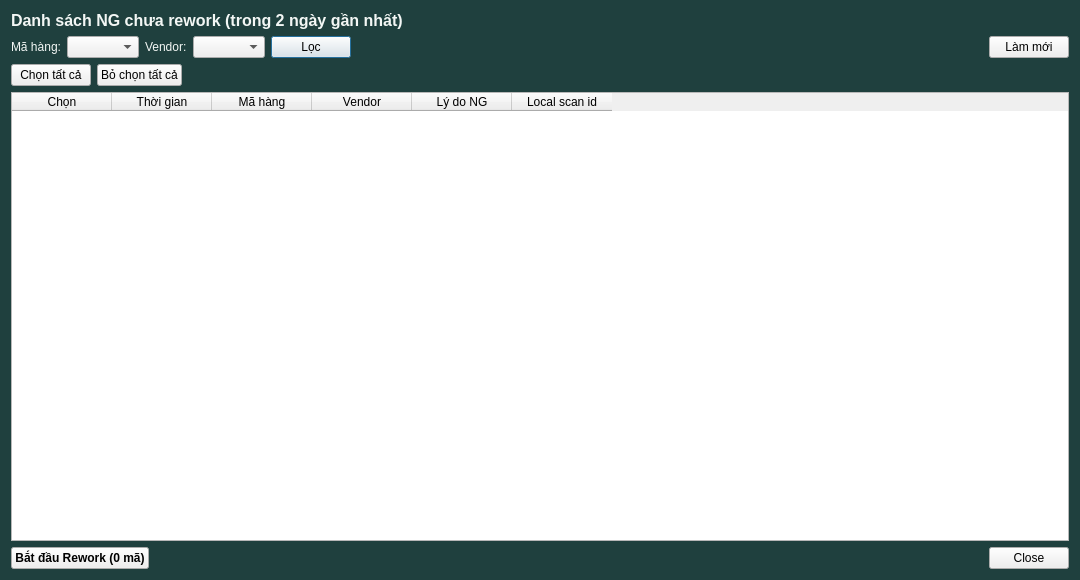
<?xml version="1.0" encoding="UTF-8"?>
<ui version="4.0">
 <class>RewokWindow</class>
 <widget class="QDialog" name="RewokWindow">
  <property name="geometry"><rect><x>0</x><y>0</y><width>1080</width><height>580</height></rect></property>
  <property name="windowTitle"><string>Rework sản phẩm NG</string></property>
  <property name="styleSheet">
   <string notr="true">/*
 Cùng convention với reconcile_window.ui/register_window.ui — kế thừa theme
 từ MainWindow qua cây cha-con, chỉ bổ sung phần MainWindow không có.
 */
QDialog {
    background-color: #1F403E;
}

QLabel {
    background-color: transparent;
    color: #F3F7F5;
}</string>
  </property>
  <layout class="QVBoxLayout" name="verticalLayoutRoot">
   <item>
    <widget class="QLabel" name="labelTitle">
     <property name="font"><font><pointsize>12</pointsize><bold>true</bold></font></property>
     <property name="text"><string>Danh sách NG chưa rework (trong 2 ngày gần nhất)</string></property>
    </widget>
   </item>
   <item>
    <layout class="QHBoxLayout" name="horizontalLayoutFilter">
     <item>
      <widget class="QLabel" name="labelFilterChassis">
       <property name="text"><string>Mã hàng:</string></property>
      </widget>
     </item>
     <item>
      <widget class="QComboBox" name="comboBoxFilterChassis">
       <property name="minimumHeight"><number>30</number></property>
       <property name="minimumWidth"><number>160</number></property>
      </widget>
     </item>
     <item>
      <widget class="QLabel" name="labelFilterVendor">
       <property name="text"><string>Vendor:</string></property>
      </widget>
     </item>
     <item>
      <widget class="QComboBox" name="comboBoxFilterVendor">
       <property name="minimumHeight"><number>30</number></property>
       <property name="minimumWidth"><number>140</number></property>
      </widget>
     </item>
     <item>
      <widget class="QPushButton" name="pushButtonApplyFilter">
       <property name="minimumHeight"><number>30</number></property>
       <property name="text"><string>Lọc</string></property>
      </widget>
     </item>
     <item>
      <spacer name="horizontalSpacerFilter">
       <property name="orientation"><enum>Qt::Horizontal</enum></property>
       <property name="sizeHint"><size><width>40</width><height>20</height></size></property>
      </spacer>
     </item>
     <item>
      <widget class="QPushButton" name="pushButtonRefresh">
       <property name="minimumHeight"><number>30</number></property>
       <property name="text"><string>Làm mới</string></property>
      </widget>
     </item>
    </layout>
   </item>
   <item>
    <layout class="QHBoxLayout" name="horizontalLayoutSelectAll">
     <item>
      <widget class="QPushButton" name="pushButtonSelectAll">
       <property name="minimumHeight"><number>28</number></property>
       <property name="text"><string>Chọn tất cả</string></property>
      </widget>
     </item>
     <item>
      <widget class="QPushButton" name="pushButtonDeselectAll">
       <property name="minimumHeight"><number>28</number></property>
       <property name="text"><string>Bỏ chọn tất cả</string></property>
      </widget>
     </item>
     <item>
      <spacer name="horizontalSpacerSelectAll">
       <property name="orientation"><enum>Qt::Horizontal</enum></property>
       <property name="sizeHint"><size><width>40</width><height>20</height></size></property>
      </spacer>
     </item>
    </layout>
   </item>
   <item>
    <widget class="QTableWidget" name="tableWidgetNgList">
     <property name="editTriggers"><enum>QAbstractItemView::NoEditTriggers</enum></property>
     <property name="selectionBehavior"><enum>QAbstractItemView::SelectRows</enum></property>
     <column><property name="text"><string>Chọn</string></property></column>
     <column><property name="text"><string>Thời gian</string></property></column>
     <column><property name="text"><string>Mã hàng</string></property></column>
     <column><property name="text"><string>Vendor</string></property></column>
     <column><property name="text"><string>Lý do NG</string></property></column>
     <column><property name="text"><string>Local scan id</string></property></column>
    </widget>
   </item>
   <item>
    <layout class="QHBoxLayout" name="horizontalLayoutBottom">
     <item>
      <widget class="QPushButton" name="pushButtonStartRework">
       <property name="minimumHeight"><number>36</number></property>
       <property name="font"><font><bold>true</bold></font></property>
       <property name="text"><string>Bắt đầu Rework (0 mã)</string></property>
      </widget>
     </item>
     <item>
      <spacer name="horizontalSpacerBottom">
       <property name="orientation"><enum>Qt::Horizontal</enum></property>
       <property name="sizeHint"><size><width>40</width><height>20</height></size></property>
      </spacer>
     </item>
     <item>
      <widget class="QPushButton" name="pushButtonClose">
       <property name="minimumHeight"><number>34</number></property>
       <property name="minimumWidth"><number>100</number></property>
       <property name="text"><string>Close</string></property>
      </widget>
     </item>
    </layout>
   </item>
  </layout>
 </widget>
 <resources/>
 <connections/>
</ui>
